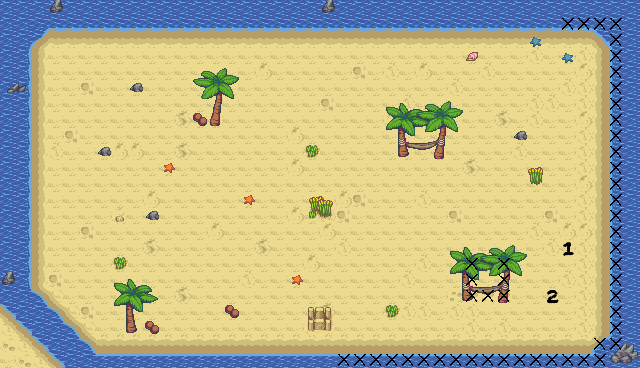

Below is a game level as drawn by its tile map, then a one-line description and the .tmx that defines it (tile-layer data replaced by summaries):
An orthogonal 40x23 tile map with 16x16 px tiles, 3 tile layers (base_terrain, objects, meta), 2 tilesets.

<map version="1.0" tiledversion="1.0.3" orientation="orthogonal" renderorder="right-up" width="40" height="23" tilewidth="16" tileheight="16" nextobjectid="1">
 <tileset firstgid="1" source="beach_tileset.tsx" />
 <tileset firstgid="937" source="beach_meta.tsx" />
 <layer name="base_terrain" width="40" height="23">
  <data>[920 cells, 920 non-empty, 38 distinct tile ids]</data>
 </layer>
 <layer name="objects" width="40" height="23">
  <data>[920 cells, 92 non-empty, 60 distinct tile ids]</data>
 </layer>
 <layer name="meta" width="40" height="23">
  <data>[920 cells, 51 non-empty, 3 distinct tile ids]</data>
 </layer>
</map>
